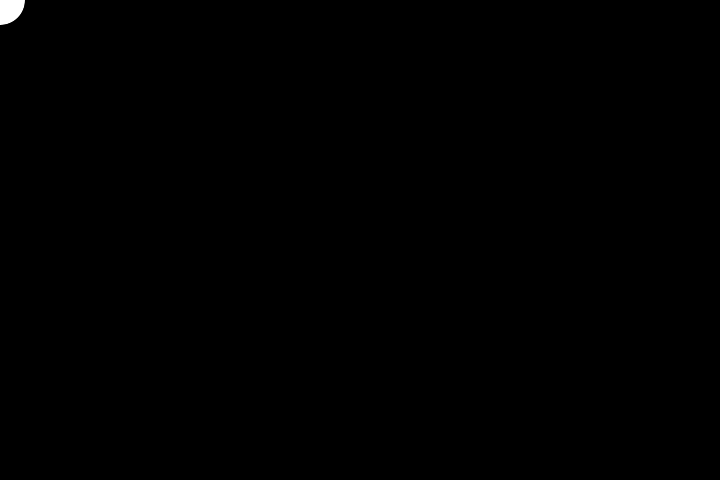
Frame 1 (no input)
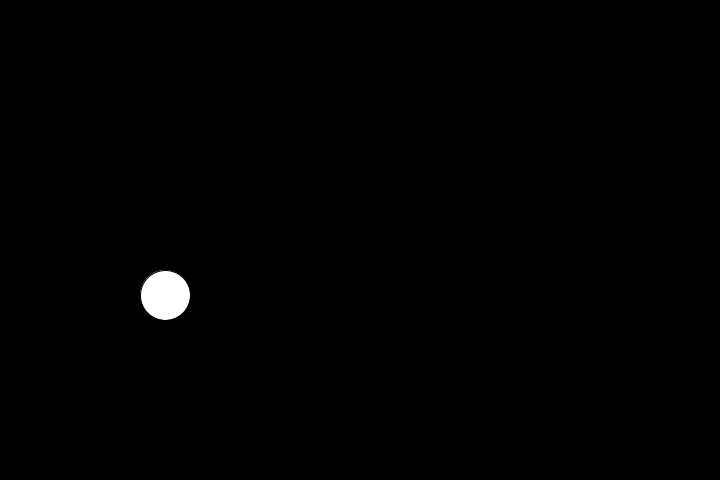
Frame 60 (the mouse pressed at the canvas centre just before this capture)
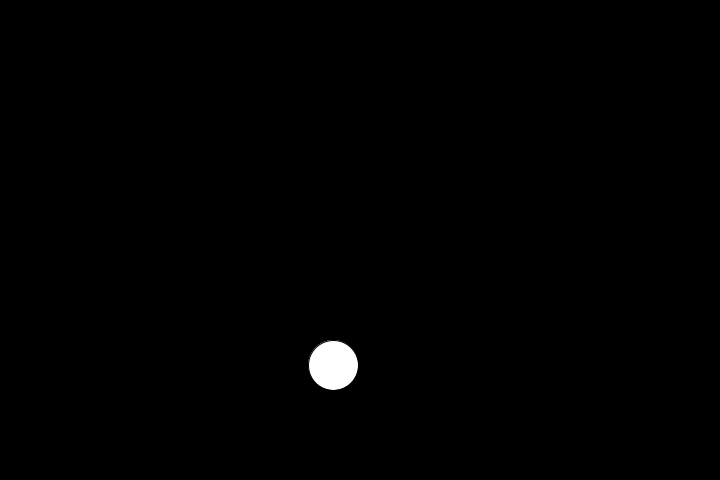
Frame 120 (the mouse held since frame 60 and released just before this capture)

The Processing sketch that drew these frames (run headless with seeded random() and noise(); from frame 60 on, the mouse is pressed at the canvas centre):

// Processing sketch: ballFunction
// ── ballFunction.pde
float circleX;
float circleY;
float circleSpeedX;
float circleSpeedY;


void setup() {
  size(720, 480);
  circleX = 0;
  circleSpeedX = 2.8;
  circleY = 0;
  circleSpeedY = 5;
}

void draw() {
  background(0);

  verBola();
  moverBola();
  limiteBola();
}

void verBola() {
  ellipse(circleX, circleY, 50, 50);
}

void moverBola() {
  circleX = circleX + circleSpeedX;
  circleY = circleY + circleSpeedY;
}

void limiteBola() {
  if (circleX >= width || circleX <= 0) {
    circleSpeedX = circleSpeedX * -1;
  }
  if (circleY >= height || circleY <= 0) {
    circleSpeedY = circleSpeedY * -1;
  }
}
